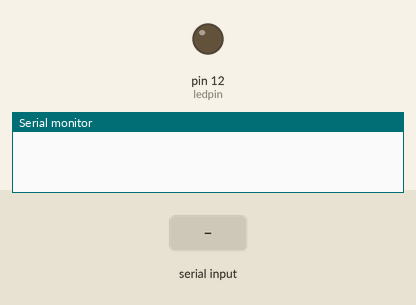
This sketch was run on a simulated Arduino Uno, built with avr-gcc and run on an emulated ATmega328P. On the bench: output pins drawn as LEDs (lit = HIGH), the last lines printed to the serial monitor. Inputs (shaded band) come from the test bench.

Above: at 1.2 s.
1.3 s: "B" received over Serial
At 1.9 s:
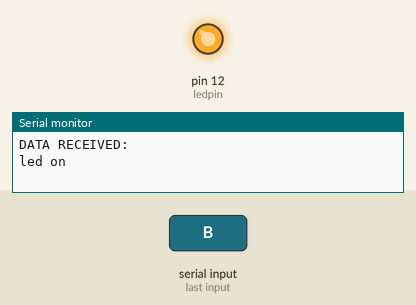
2.8 s: "S" received over Serial
At 3.1 s:
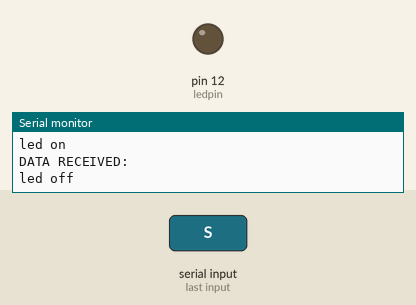
Timing chart, 0 to 5.8 s (numbered marks = the images above; inputs shaded):
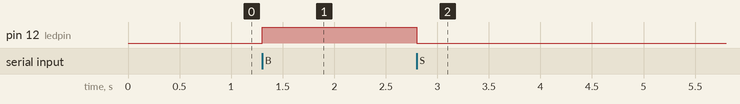

Measured:
- after the input at 1.3 s, pin 12 (ledpin): LOW → HIGH at once
- after the input at 2.8 s, pin 12 (ledpin): HIGH → LOW at once

The sketch:

KD0003_12_2.ino
```cpp
/*
kidsbits coding robot kit
Project 12-2
Bluetooth Control LED
http//www.kidsbits.cc
*/
int ledpin = 12;
void setup()
{
  Serial.begin(9600);
  pinMode(ledpin, OUTPUT);
}
void loop()
{
  int i;
  if (Serial.available())
  {
    i = Serial.read();
    Serial.println("DATA RECEIVED:");
    if (i == 'B')
    {
      digitalWrite(ledpin, HIGH);
      Serial.println("led on");
    }
    if (i == 'S')
    {
      digitalWrite(ledpin, LOW);
      Serial.println("led off");
    }
  }
}
//*************************************************************************
```
